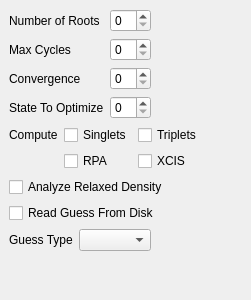
          <widget class="QWidget" name="AdvancedCIS" >
           <layout class="QVBoxLayout" >
            <property name="margin" >
             <number>9</number>
            </property>
            <property name="spacing" >
             <number>6</number>
            </property>
            <item>
             <layout class="QGridLayout" >
              <property name="margin" >
               <number>0</number>
              </property>
              <property name="spacing" >
               <number>6</number>
              </property>
              <item row="0" column="0" >
               <widget class="QLabel" name="label_91" >
                <property name="text" >
                 <string>Number of Roots</string>
                </property>
               </widget>
              </item>
              <item row="0" column="2" >
               <spacer>
                <property name="orientation" >
                 <enum>Qt::Horizontal</enum>
                </property>
                <property name="sizeHint" >
                 <size>
                  <width>40</width>
                  <height>20</height>
                 </size>
                </property>
               </spacer>
              </item>
              <item row="0" column="1" >
               <widget class="QSpinBox" name="cis_n_roots" />
              </item>
              <item row="1" column="1" >
               <widget class="QSpinBox" name="cis_max_cycles" />
              </item>
              <item row="2" column="1" >
               <widget class="QSpinBox" name="cis_convergence" />
              </item>
              <item row="2" column="0" >
               <widget class="QLabel" name="label_66" >
                <property name="text" >
                 <string>Convergence</string>
                </property>
               </widget>
              </item>
              <item row="1" column="0" >
               <widget class="QLabel" name="label_166" >
                <property name="text" >
                 <string>Max Cycles</string>
                </property>
               </widget>
              </item>
              <item row="3" column="0" >
               <widget class="QLabel" name="label_121" >
                <property name="text" >
                 <string>State To Optimize</string>
                </property>
               </widget>
              </item>
              <item row="3" column="1" >
               <widget class="QSpinBox" name="cis_state_derivative" />
              </item>
             </layout>
            </item>
            <item>
             <layout class="QGridLayout" >
              <property name="margin" >
               <number>0</number>
              </property>
              <property name="spacing" >
               <number>6</number>
              </property>
              <item row="0" column="0" >
               <widget class="QLabel" name="label_78" >
                <property name="text" >
                 <string>Compute</string>
                </property>
               </widget>
              </item>
              <item row="1" column="1" >
               <widget class="QCheckBox" name="rpa" >
                <property name="text" >
                 <string>RPA</string>
                </property>
               </widget>
              </item>
              <item row="0" column="2" >
               <widget class="QCheckBox" name="cis_triplets" >
                <property name="text" >
                 <string>Triplets</string>
                </property>
               </widget>
              </item>
              <item row="1" column="2" >
               <widget class="QCheckBox" name="xcis" >
                <property name="text" >
                 <string>XCIS</string>
                </property>
               </widget>
              </item>
              <item row="0" column="1" >
               <widget class="QCheckBox" name="cis_singlets" >
                <property name="text" >
                 <string>Singlets</string>
                </property>
               </widget>
              </item>
              <item row="0" column="3" >
               <spacer>
                <property name="orientation" >
                 <enum>Qt::Horizontal</enum>
                </property>
                <property name="sizeHint" >
                 <size>
                  <width>40</width>
                  <height>20</height>
                 </size>
                </property>
               </spacer>
              </item>
             </layout>
            </item>
            <item>
             <widget class="QCheckBox" name="cis_relaxed_density" >
              <property name="text" >
               <string>Analyze Relaxed Density</string>
              </property>
             </widget>
            </item>
            <item>
             <widget class="QCheckBox" name="cis_guess_disk" >
              <property name="text" >
               <string>Read Guess From Disk</string>
              </property>
             </widget>
            </item>
            <item>
             <layout class="QHBoxLayout" >
              <property name="margin" >
               <number>0</number>
              </property>
              <property name="spacing" >
               <number>6</number>
              </property>
              <item>
               <widget class="QLabel" name="label_90" >
                <property name="text" >
                 <string>Guess Type</string>
                </property>
               </widget>
              </item>
              <item>
               <widget class="QComboBox" name="cis_guess_disk_type" />
              </item>
              <item>
               <spacer>
                <property name="orientation" >
                 <enum>Qt::Horizontal</enum>
                </property>
                <property name="sizeHint" >
                 <size>
                  <width>40</width>
                  <height>20</height>
                 </size>
                </property>
               </spacer>
              </item>
             </layout>
            </item>
            <item>
             <spacer>
              <property name="orientation" >
               <enum>Qt::Vertical</enum>
              </property>
              <property name="sizeHint" >
               <size>
                <width>20</width>
                <height>40</height>
               </size>
              </property>
             </spacer>
            </item>
           </layout>
          </widget>
